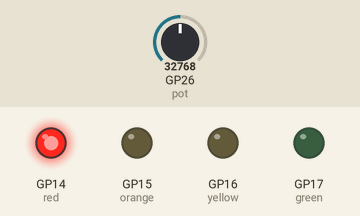
A program run on a simulated Raspberry Pi Pico running MicroPython. On the bench: output pins drawn as LEDs (lit = HIGH). The inputs (shaded band) are chosen by the test bench; at power-on: GP26 (pot) = 32768 (analog values on the 0–65535 scale).

Above: at 1.2 s.
1.3 s: GP26 (pot) set to 34240
At 2.5 s:
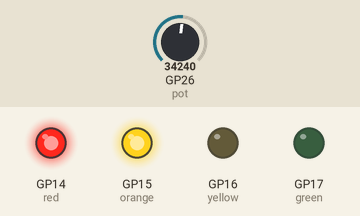
2.8 s: GP26 (pot) set to 48720
4.3 s: GP26 (pot) set to 50704
At 4.9 s:
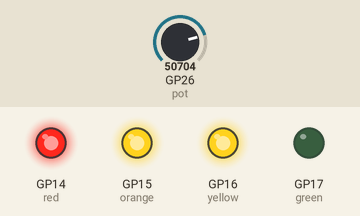
5.8 s: GP26 (pot) set to 58496
7.3 s: GP26 (pot) set to 60128
At 8.4 s:
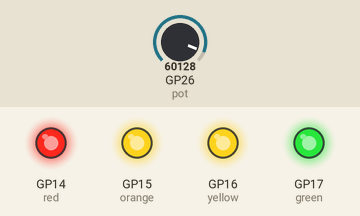
Timing chart, 0 to 9.8 s (numbered marks = the images above; inputs shaded):
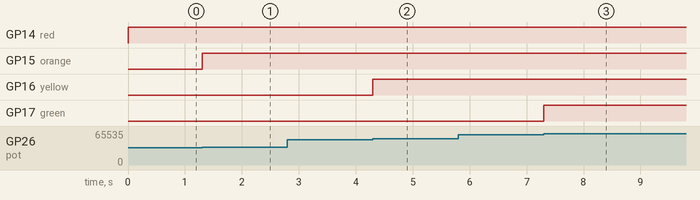

The program:

Experiment09.py
```python
'''
Kitronik Inventor's Kit Exp 9

Control a set of LEDs to show the charge in a capacitor.
'''
import machine
import time
import math

# Setup the pins controlling the LEDs with human-readable names
red = machine.Pin(14, machine.Pin.OUT)
orange = machine.Pin(15, machine.Pin.OUT)
yellow = machine.Pin(16, machine.Pin.OUT)
green = machine.Pin(17, machine.Pin.OUT)

pot = machine.ADC(26) # Setup the analogue (A0) on GP26 with a human-readable name

while True:
    # First read in the capacitor voltage
    capVoltage = pot.read_u16()

    # Do a quick conversion to percentage (65535/655.35 => 100% full scale)
    capPercent = math.trunc(capVoltage/655.35)

    # Now we decide which LEDs to turn on
    if ((capPercent > 25) and (capPercent <= 50)): # Red at 25% and up
        red.value(1)
    elif ((capPercent > 50) and (capPercent <= 75)): # Red and Orange at 50% and up
        red.value(1)
        orange.value(1)
    elif ((capPercent > 75) and (capPercent <= 90)): # Red, Orange and Yellow at 75% and up
        red.value(1)
        orange.value(1)
        yellow.value(1)
    elif (capPercent > 90): # All 4 when we get over 90%
        red.value(1)
        orange.value(1)
        yellow.value(1)
        green.value(1)
    else: # Must be below 25%, so turn off all the LEDs
        red.value(0)
        orange.value(0)
        yellow.value(0)
        green.value(0)
```

Measured:
- the behaviour switches between 33408 and 33424 on GP26 (pot) (found by bisection; images 0 and 1)
- the behaviour switches between 49792 and 49808 on GP26 (pot) (found by bisection; images 1 and 2)
- the behaviour switches between 59632 and 59648 on GP26 (pot) (found by bisection; images 2 and 3)
- after the input at 1.3 s, GP15 (orange): LOW → HIGH at once
- after the input at 2.8 s, every drawn part: stays the same
- after the input at 4.3 s, GP16 (yellow): LOW → HIGH at once
- after the input at 5.8 s, every drawn part: stays the same
- after the input at 7.3 s, GP17 (green): LOW → HIGH at once
